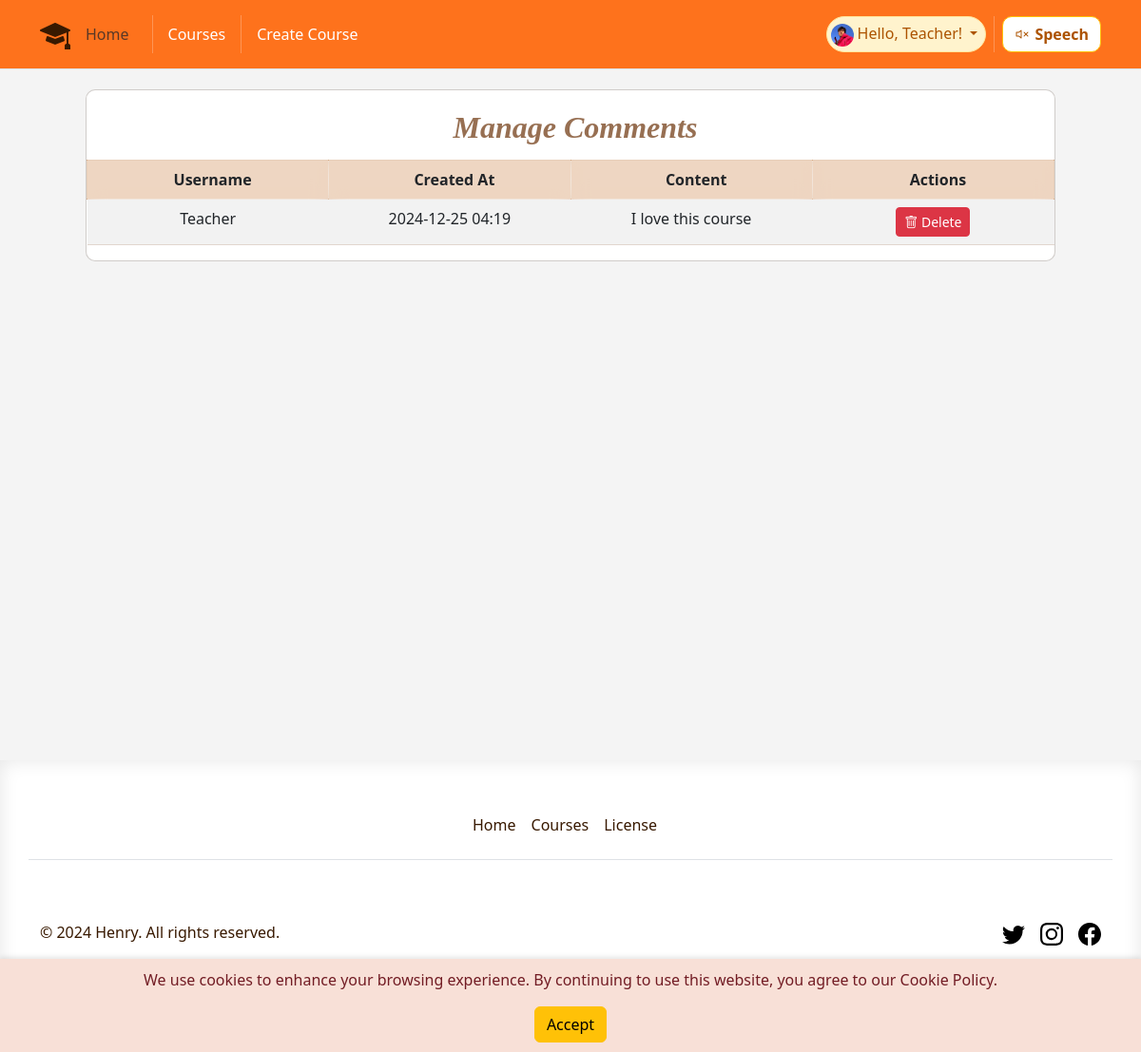
The page /comments/11 (signed in) on the database as committed earlier.
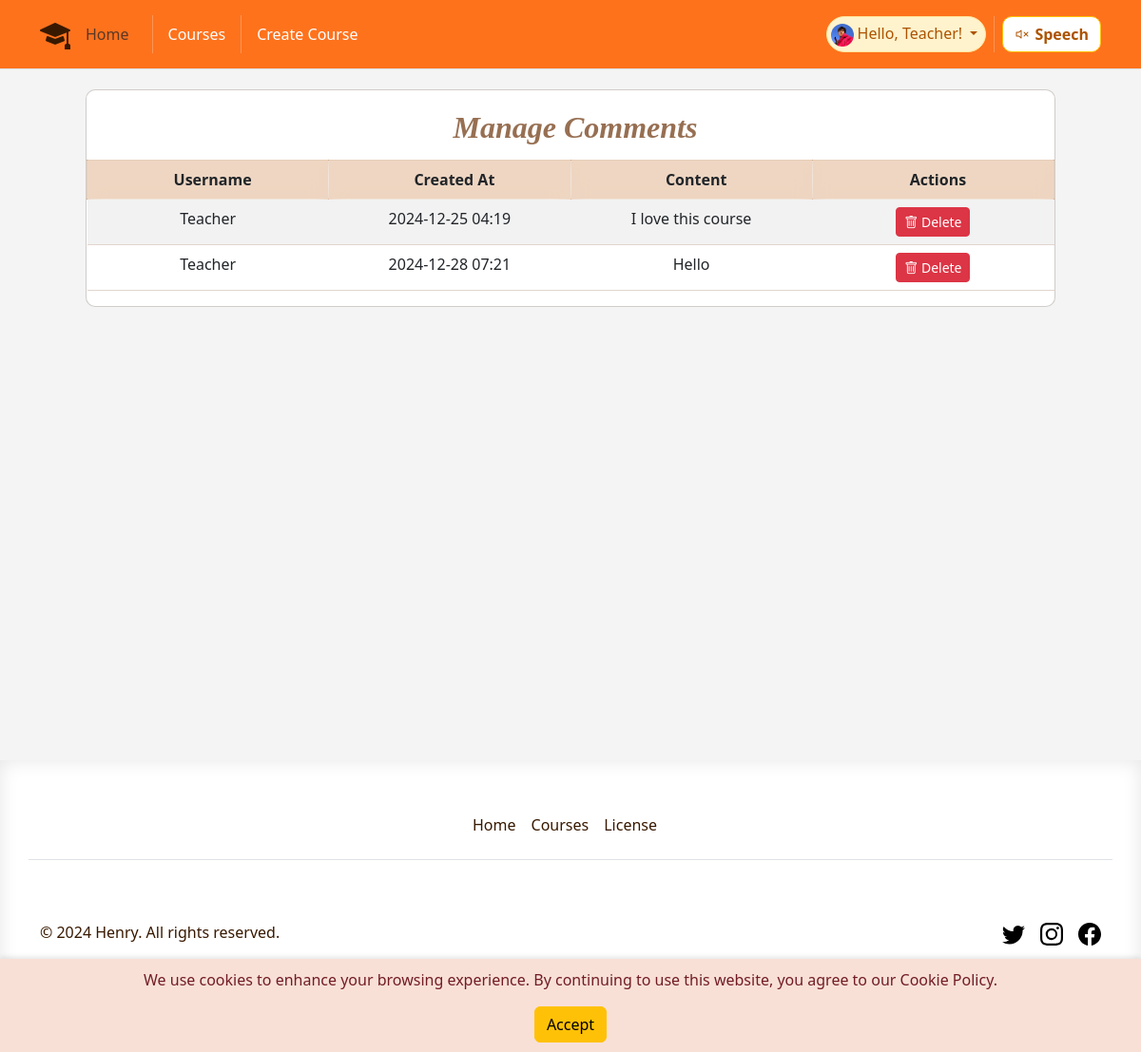
The same page on the database as committed later.
### app/models.py (models this page shows, shortened)
class Comment(db.Model):
    id = db.Column(db.Integer, primary_key=True)
    content = db.Column(db.Text, nullable=False)
    created_at = db.Column(db.DateTime, default=datetime.utcnow)
    user_id = db.Column(db.Integer, db.ForeignKey('user.id'), nullable=False)
    course_id = db.Column(
        db.Integer, db.ForeignKey('course.id'), nullable=True)
    user = db.relationship('User', backref=db.backref('comments', lazy=True))

class User(UserMixin, db.Model):
    id = db.Column(db.Integer, primary_key=True)
    username = db.Column(db.String(64), unique=True, nullable=False)
    email = db.Column(db.String(120), unique=True, nullable=False)
    password_hash = db.Column(db.String(128))
    joined_at = db.Column(db.DateTime, default=datetime.utcnow)
    role = db.Column(db.String(64), default='student')
    favorited_courses = db.relationship('Course',
                                        secondary=favorites,
                                        lazy='dynamic',
                                        backref=db.backref('favorited_by',
                                                           lazy='dynamic'))

### app/routes.py (the view)
@main.route('/comments/<int:course_id>', methods=['GET'])
def course_comments(course_id):
    current_app.logger.info(
        f'Entering course_comments for course_id: {course_id}')
    course = Course.query.get_or_404(course_id)
    comments = Comment.query.filter_by(course_id=course.id).all()
    current_app.logger.info('Exiting course_comments')
    return render_template('course_comments.html', course=course,
                           comments=comments)

### app/models.py (called while the page is built)
@login_manager.user_loader
def load_user(id):
    return User.query.get(int(id))

### app/templates/course_comments.html (shortened to what this page needs)
{% extends 'base.html' %}
{% block content %}
<div class="mt-4 comment-box manager-comment-box">
    <div class="comment-tittle text-center">Manage Comments</div>
    {%if comments%}
    <table class="table table-striped">
        <thead>
            <tr>
                <th class="manager-comment">Username</th>
                <th class="manager-comment">Created At</th>
                <th class="manager-comment">Content</th>
                <th class="manager-comment">Actions</th>
            </tr>
        </thead>
        <tbody>
            {% for comment in comments %}
            <tr class="text-center">
                <td>{{ comment.user.username }}</td>
                <td>{{ comment.created_at.strftime('%Y-%m-%d %H:%M') }}</td>
                <td>{{ comment.content }}</td>
                <td>
                    <form action="{{ url_for('main.delete_comment', comment_id=comment.id) }}" method="POST"
                        style="display:inline;">
                        <button type="submit" class="btn btn-danger btn-sm"
                            onclick="return confirm('Are you sure you want to delete this comment?');">
                            <i class="bi bi-trash"></i> Delete
                        </button>
                    </form>
                </td>
            </tr>
            {% endfor %}
        </tbody>
    </table>
    {% else %}
    <div class="text-center no-comments">No comments</div>
    {% endif %}
</div>
{% endblock %}

Rows that differ between the two databases and show on the page:
added Comment: user.username "Teacher", created_at "2024-12-28 07:21", content "Hello"
